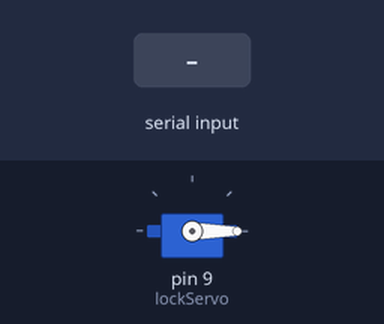
A sketch run on a simulated Arduino Uno, built with avr-gcc and run on an emulated ATmega328P. On the bench: servo. Inputs (shaded band) come from the test bench.

Above: at 1.2 s.
1.3 s: "L" received over the second serial link
At 2.2 s:
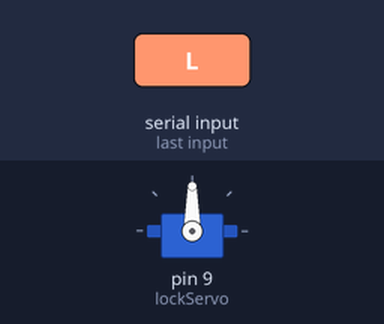
Timing chart, 0 to 4.3 s (numbered marks = the images above; inputs shaded):
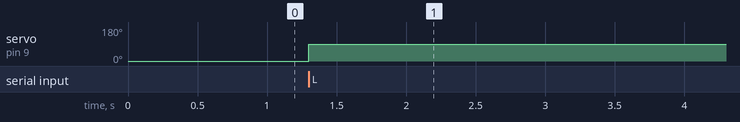

Measured:
- after the input at 1.3 s, servo on pin 9 (lockServo): 0° → 90° at once

The sketch:

Bluetooth_with_servo.ino
```cpp
#include <Servo.h>
#include <SoftwareSerial.h>

Servo lockServo;
SoftwareSerial bluetoothSerial(2, 3); // RX, TX pins for Bluetooth module

int lockedPosition = 0;  // Angle for locked position
int unlockedPosition = 90; // Angle for unlocked position
int currentLockPosition = lockedPosition; // Current position of the lock

void setup() {
  lockServo.attach(9);  // Attach servo to pin 9
  bluetoothSerial.begin(9600); // Initialize Bluetooth communication
  lockServo.write(lockedPosition); // Initial position is locked
}

void loop() {
  if (bluetoothSerial.available() > 0) {
    char command = bluetoothSerial.read();

    if (command == 'L') { // Command to unlock
      if (currentLockPosition == lockedPosition) {
        lockServo.write(unlockedPosition);
        currentLockPosition = unlockedPosition;
        bluetoothSerial.write("Unlocked");
      }
    } else if (command == 'L') { // Command to lock
      if (currentLockPosition == unlockedPosition) {
        lockServo.write(lockedPosition);
        currentLockPosition = lockedPosition;
        bluetoothSerial.write("Locked");
      }
    }
  }
}
```
